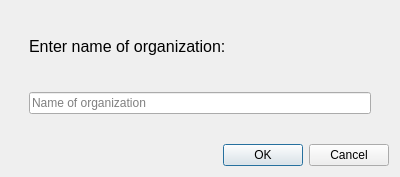
<?xml version="1.0" encoding="UTF-8"?>
<ui version="4.0">
 <class>OrgDialog</class>
 <widget class="QDialog" name="OrgDialog">
  <property name="geometry">
   <rect>
    <x>0</x>
    <y>0</y>
    <width>400</width>
    <height>177</height>
   </rect>
  </property>
  <property name="minimumSize">
   <size>
    <width>400</width>
    <height>177</height>
   </size>
  </property>
  <property name="maximumSize">
   <size>
    <width>400</width>
    <height>177</height>
   </size>
  </property>
  <property name="windowTitle">
   <string>Dialog</string>
  </property>
  <layout class="QVBoxLayout" name="verticalLayout">
   <item>
    <widget class="QWidget" name="widget_3" native="true">
     <layout class="QVBoxLayout" name="verticalLayout_2">
      <item>
       <widget class="QWidget" name="widget_2" native="true">
        <layout class="QGridLayout" name="gridLayout">
         <item row="0" column="0">
          <widget class="QLabel" name="new_organization_text">
           <property name="font">
            <font>
             <pointsize>12</pointsize>
            </font>
           </property>
           <property name="layoutDirection">
            <enum>Qt::LeftToRight</enum>
           </property>
           <property name="autoFillBackground">
            <bool>false</bool>
           </property>
           <property name="text">
            <string>Enter name of organization:</string>
           </property>
           <property name="alignment">
            <set>Qt::AlignLeading|Qt::AlignLeft|Qt::AlignVCenter</set>
           </property>
          </widget>
         </item>
        </layout>
       </widget>
      </item>
      <item>
       <widget class="QWidget" name="widget" native="true">
        <layout class="QVBoxLayout" name="verticalLayout_3">
         <item>
          <widget class="QLineEdit" name="new_organization_line_edit">
           <property name="placeholderText">
            <string>Name of organization</string>
           </property>
          </widget>
         </item>
        </layout>
       </widget>
      </item>
     </layout>
    </widget>
   </item>
   <item>
    <widget class="QDialogButtonBox" name="page_BTN">
     <property name="orientation">
      <enum>Qt::Horizontal</enum>
     </property>
     <property name="standardButtons">
      <set>QDialogButtonBox::Cancel|QDialogButtonBox::Ok</set>
     </property>
    </widget>
   </item>
  </layout>
 </widget>
 <resources/>
 <connections>
  <connection>
   <sender>page_BTN</sender>
   <signal>accepted()</signal>
   <receiver>OrgDialog</receiver>
   <slot>accept()</slot>
   <hints>
    <hint type="sourcelabel">
     <x>248</x>
     <y>254</y>
    </hint>
    <hint type="destinationlabel">
     <x>157</x>
     <y>274</y>
    </hint>
   </hints>
  </connection>
  <connection>
   <sender>page_BTN</sender>
   <signal>rejected()</signal>
   <receiver>OrgDialog</receiver>
   <slot>reject()</slot>
   <hints>
    <hint type="sourcelabel">
     <x>316</x>
     <y>260</y>
    </hint>
    <hint type="destinationlabel">
     <x>286</x>
     <y>274</y>
    </hint>
   </hints>
  </connection>
 </connections>
</ui>
